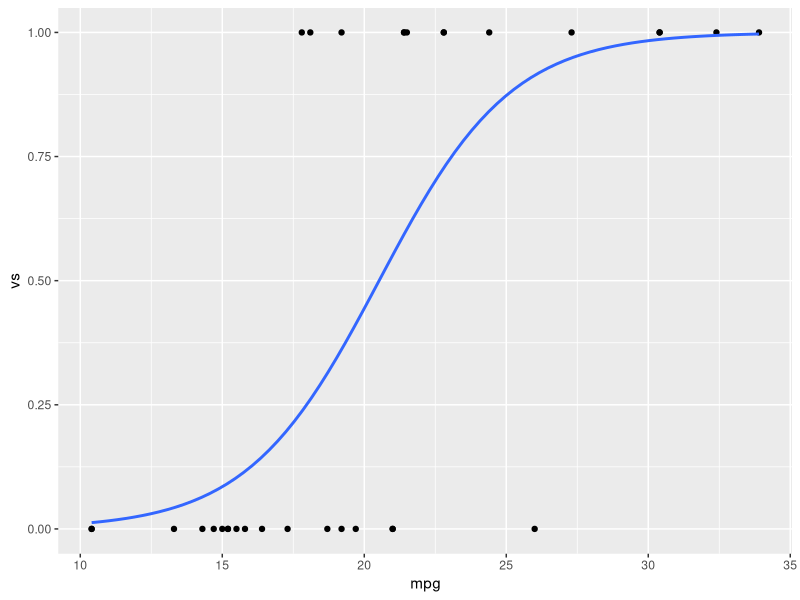
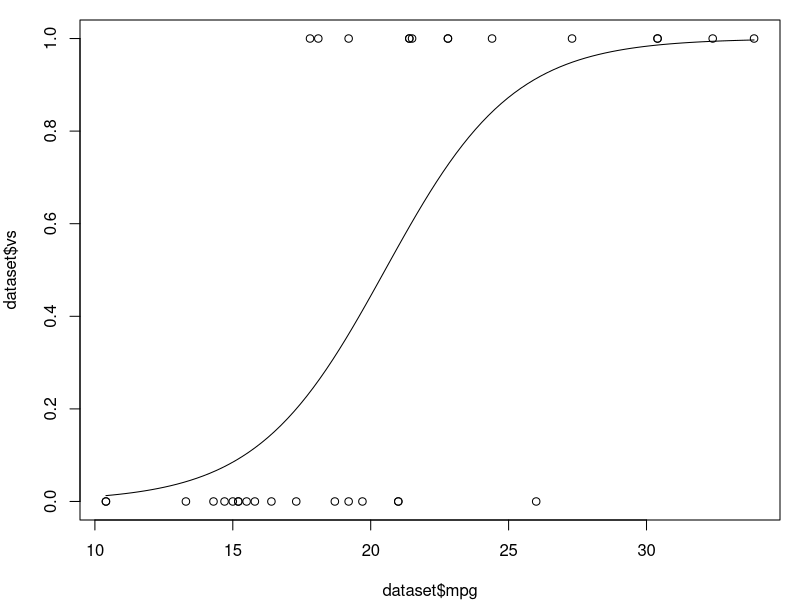
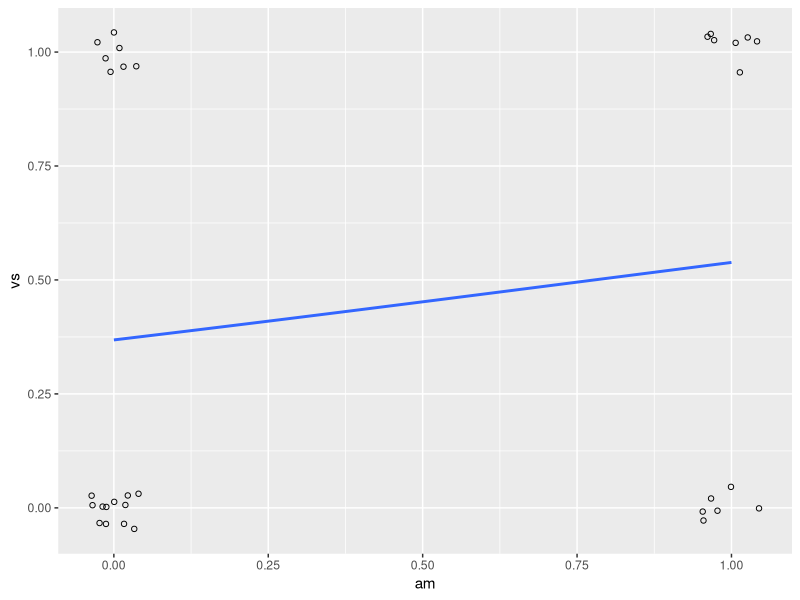
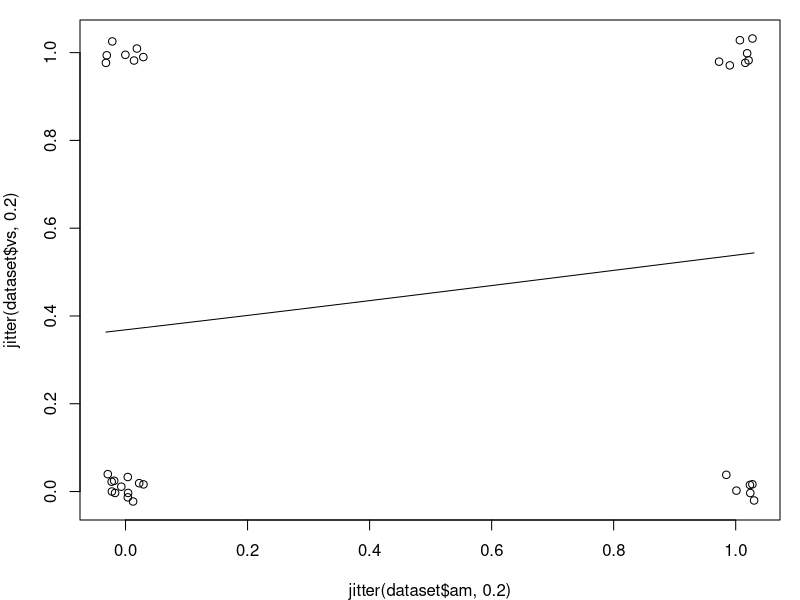

Write the R code that produced these figures, in order.
data(mtcars)
dataset <- subset(mtcars, select=c(mpg, am, vs))
dataset

prob_vm <- glm(vs ~ mpg, dataset, family=binomial(link="logit"))

summary(prob_vm)

library(ggplot2)
ggplot(dataset, aes(x=mpg, y=vs)) + geom_point() + 
  stat_smooth(method="glm", method.args=list(family="binomial"), se=FALSE)

par(mar = c(4, 4, 1, 1)) # Reduce some of the margins so that the plot fits better
plot(dataset$mpg, dataset$vs)
curve(predict(prob_vm, data.frame(mpg=x), type="response"), add=TRUE) 


prob_va <- glm(vs ~ am, dataset, family=binomial)
summary(prob_va)


ggplot(dataset, aes(x=am, y=vs)) + 
  geom_point(shape=1, position=position_jitter(width=.05,height=.05)) + 
  stat_smooth(method="glm", method.args=list(family="binomial"), se=FALSE)


par(mar = c(4, 4, 1, 1)) # Reduce some of the margins so that the plot fits better
plot(jitter(dataset$am, .2), jitter(dataset$vs, .2))
curve(predict(prob_va, data.frame(am=x), type="response"), add=TRUE) 


prob_vma <- glm(vs ~ mpg + am, dataset, family=binomial)
prob_vma
summary(prob_vma)
